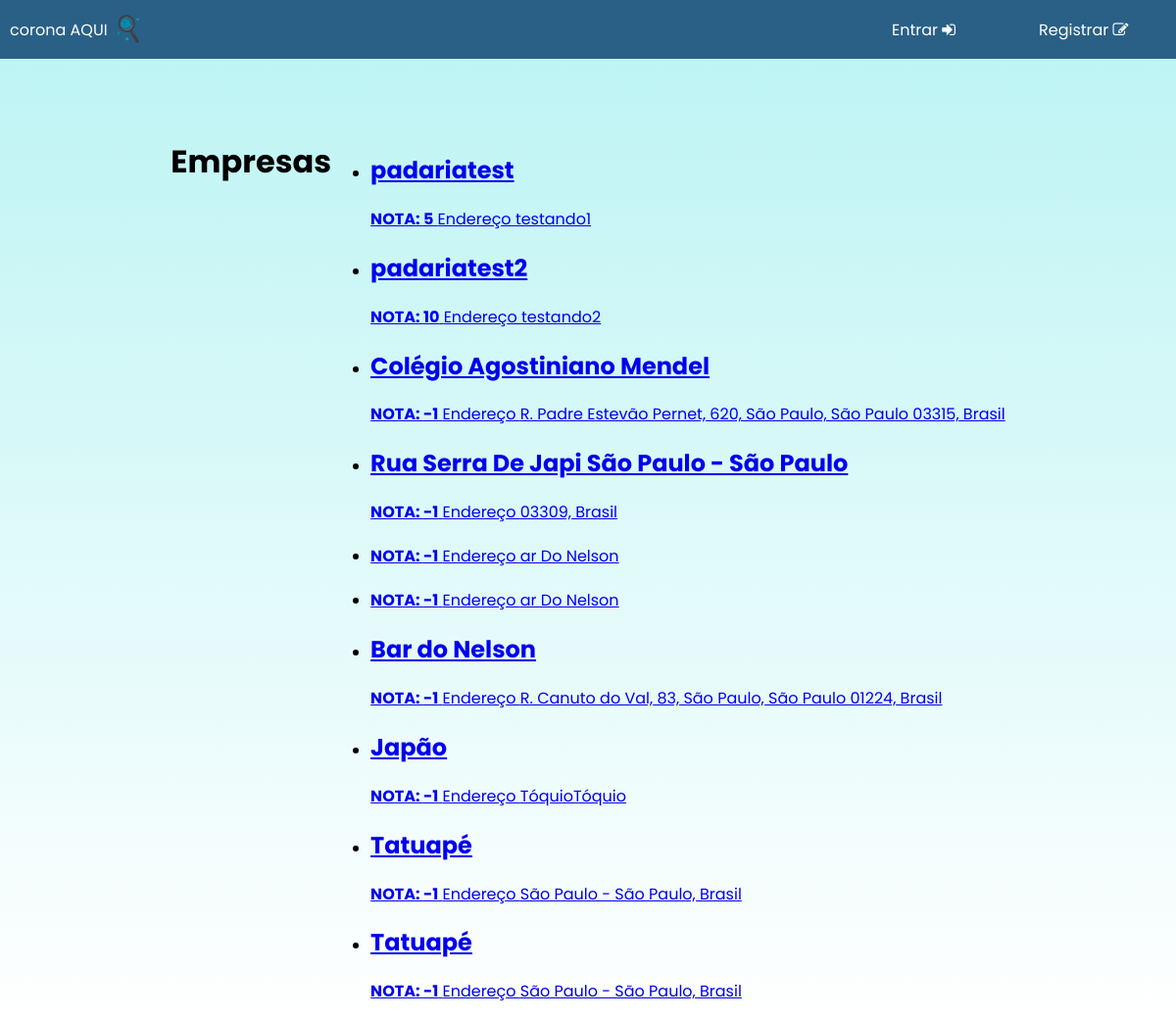
The app's page /registros/, older data.
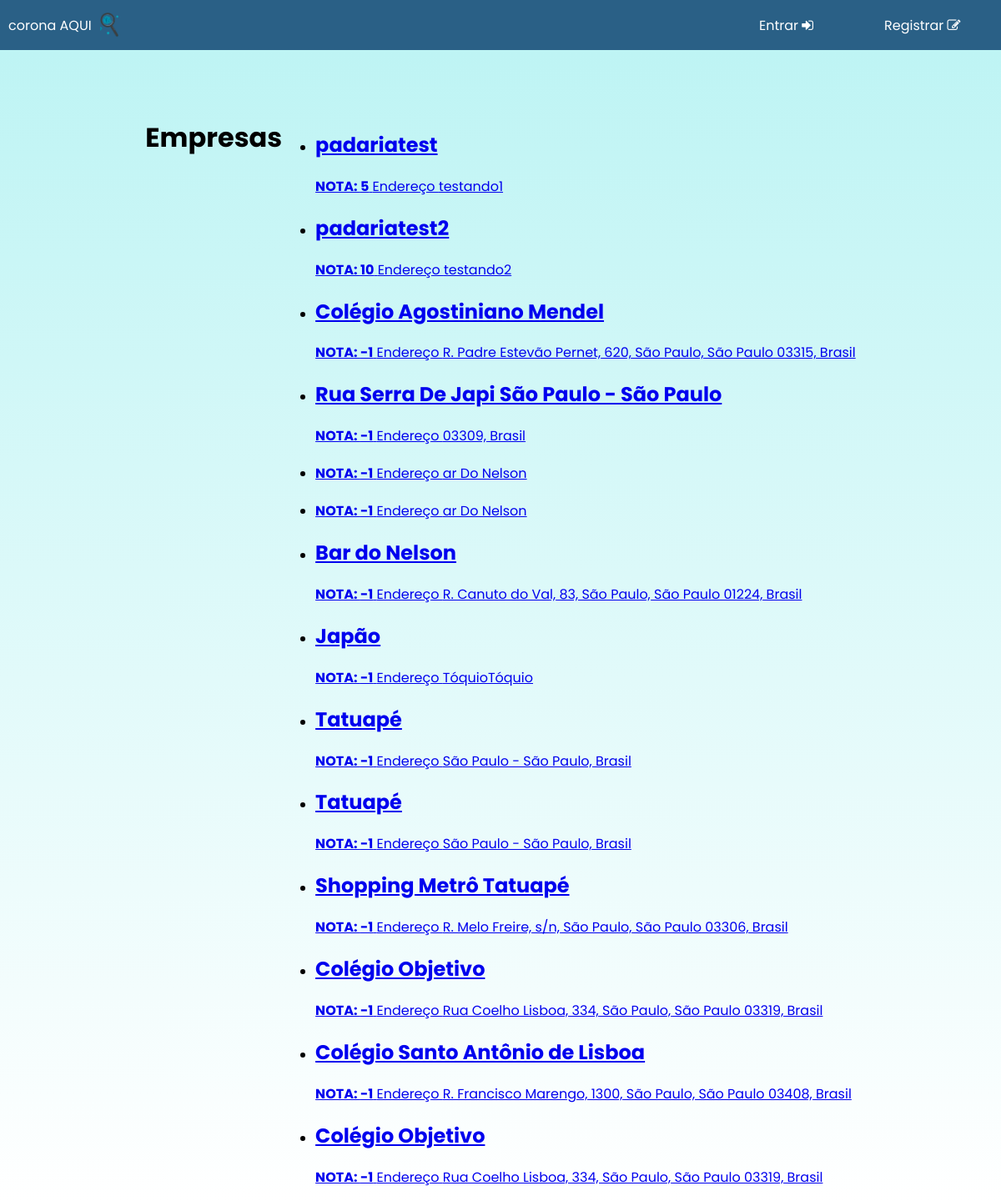
The same page, newer data.
### registros/models.py (models this page shows, shortened)
class Empresas(models.Model):
    id = models.AutoField(auto_created=True, primary_key=True, serialize=False, verbose_name='ID')
    address = models.CharField(max_length=200)
    name = models.CharField(max_length=101)
    grade = models.IntegerField()
    longitude = models.FloatField(default='0.00')
    latitude = models.FloatField(default='0.00')

### registros/views.py (the view)
# urls.py: path('', homepage.index),
def index(request):
    return render(request, "registros/index.html", {
        "empresas": Empresas.objects.all()
    })

### registros/templates/registros/index.html (shortened to what this page needs)
{% extends "registros/layout.html" %}
{% block body %}
    <h1>Empresas</h1>
    <ul>
        {% for empresa in empresas %}
            <li><h2>
                <a href="{% url 'avaliacao' empresa.id %}">
                {{ empresa.name }} </h2><b>NOTA: {{ empresa.grade }}</b> Endereço {{ empresa.address }}
            </li>
            {% endfor %}
    </ul>
{% endblock %}

### registros/templates/registros/layout.html (shortened to what this page needs)
{% load static %}
<!DOCTYPE html>
<html>
    <head>
        <link href='https://api.mapbox.com/mapbox-gl-js/v1.11.1/mapbox-gl.css' rel='stylesheet'/>
        <link rel="stylesheet" href="https://cdnjs.cloudflare.com/ajax/libs/font-awesome/4.7.0/css/font-awesome.min.css">
        <link href="{% static 'index.css' %}" rel='stylesheet'/>
    </head>
    <body>
        <div id='header'>
            <div id='logo' class='headerelem'>corona AQUI</div>
            <img src = "{% static 'lupa.png' %}" style='height:30px'>
            <div id='entrar' class='headerelem hide'>Entrar <i class="fa fa-sign-in" aria-hidden="true"></i></div>
            <div id='cadastrar' class='headerelem hide'>Registrar <i class="fa fa-pencil-square-o" aria-hidden="true"></i></div>
        </div>
        <div id='corpo'>
            {% block body %}{% endblock %}
        </div>
    </body>
</html>

### home/static/index.css (style rules this page uses)
body { margin: 0; font-family: 'Poppins'; }
div { font-size: 16px; }
#header { width: 100%; height: 60px; background-color: #2a6086; display: flex; align-items: center; position: relative; }
.headerelem { color: #ffffff; padding: 10px; }
#entrar, #cadastrar, #user-menu { position: absolute; width: 130px; cursor: pointer; }
#entrar { right:150px; }
#cadastrar { right: 0px; }
#corpo { background-image: linear-gradient(#bef4f4, #ffffff); min-height: calc(100vh - 60px); justify-content: center; display: flex; padding-top: 60px; }
.hide { display: none; }

Row changes from the older to the newer data that the page shows:
added Empresas: name "Shopping Metrô Tatuapé", grade "-1", address "R. Melo Freire, s/n, São Paulo, São Paulo 03306, Brasil"
added Empresas: name "Colégio Objetivo", grade "-1", address "Rua Coelho Lisboa, 334, São Paulo, São Paulo 03319, Brasil"
added Empresas: name "Colégio Santo Antônio de Lisboa", grade "-1", address "R. Francisco Marengo, 1300, São Paulo, São Paulo 03408, Brasil"
added Empresas: name "Colégio Objetivo", grade "-1", address "Rua Coelho Lisboa, 334, São Paulo, São Paulo 03319, Brasil"
